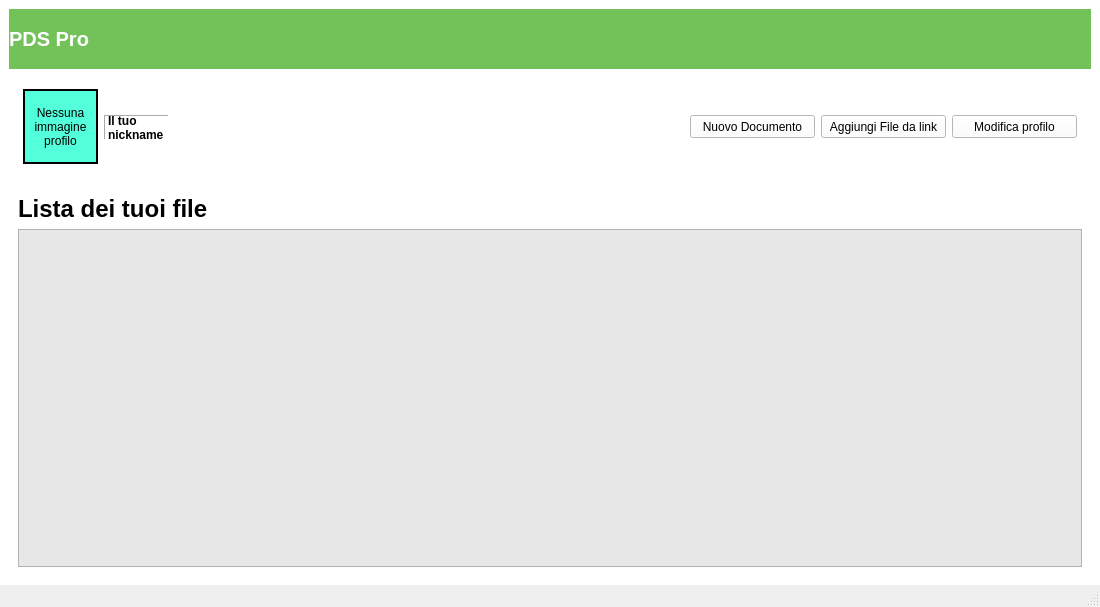
<?xml version="1.0" encoding="UTF-8"?>
<ui version="4.0">
 <class>FilesSelection</class>
 <widget class="QMainWindow" name="FilesSelection">
  <property name="geometry">
   <rect>
    <x>0</x>
    <y>0</y>
    <width>1100</width>
    <height>607</height>
   </rect>
  </property>
  <property name="windowTitle">
   <string>MainWindow</string>
  </property>
  <widget class="QWidget" name="centralwidget">
   <property name="styleSheet">
    <string notr="true">QWidget{
background: white;
}</string>
   </property>
   <layout class="QVBoxLayout" name="verticalLayout">
    <item>
     <layout class="QVBoxLayout" name="verticalLayout_2">
      <item>
       <widget class="QWidget" name="toolbarWidget" native="true">
        <property name="minimumSize">
         <size>
          <width>0</width>
          <height>60</height>
         </size>
        </property>
        <property name="maximumSize">
         <size>
          <width>16777215</width>
          <height>60</height>
         </size>
        </property>
        <property name="styleSheet">
         <string notr="true">QWidget{
background:#73c259;
}</string>
        </property>
        <widget class="QLabel" name="labelWidget">
         <property name="geometry">
          <rect>
           <x>0</x>
           <y>0</y>
           <width>91</width>
           <height>60</height>
          </rect>
         </property>
         <property name="minimumSize">
          <size>
           <width>0</width>
           <height>60</height>
          </size>
         </property>
         <property name="maximumSize">
          <size>
           <width>16777215</width>
           <height>60</height>
          </size>
         </property>
         <property name="styleSheet">
          <string notr="true">*{
font-familiy: Roboto;
font-size: 20px;
font:bold;
color: white;
}</string>
         </property>
         <property name="text">
          <string>PDS Pro</string>
         </property>
         <property name="margin">
          <number>5</number>
         </property>
        </widget>
       </widget>
      </item>
      <item>
       <widget class="QWidget" name="mainWidget" native="true">
        <property name="styleSheet">
         <string notr="true"/>
        </property>
        <layout class="QVBoxLayout" name="verticalLayout_4">
         <item>
          <layout class="QGridLayout" name="gridLayout_2" columnstretch="0,0,0,0,0,0,0,0">
           <property name="sizeConstraint">
            <enum>QLayout::SetDefaultConstraint</enum>
           </property>
           <property name="leftMargin">
            <number>5</number>
           </property>
           <property name="topMargin">
            <number>5</number>
           </property>
           <property name="rightMargin">
            <number>5</number>
           </property>
           <property name="bottomMargin">
            <number>5</number>
           </property>
           <item row="0" column="0">
            <widget class="QLabel" name="profileImageLabel">
             <property name="enabled">
              <bool>true</bool>
             </property>
             <property name="sizePolicy">
              <sizepolicy hsizetype="Fixed" vsizetype="Fixed">
               <horstretch>0</horstretch>
               <verstretch>0</verstretch>
              </sizepolicy>
             </property>
             <property name="minimumSize">
              <size>
               <width>75</width>
               <height>75</height>
              </size>
             </property>
             <property name="maximumSize">
              <size>
               <width>75</width>
               <height>75</height>
              </size>
             </property>
             <property name="styleSheet">
              <string notr="true">background-color: rgb(83, 255, 218);</string>
             </property>
             <property name="frameShape">
              <enum>QFrame::WinPanel</enum>
             </property>
             <property name="frameShadow">
              <enum>QFrame::Plain</enum>
             </property>
             <property name="lineWidth">
              <number>1</number>
             </property>
             <property name="text">
              <string>Nessuna immagine profilo</string>
             </property>
             <property name="scaledContents">
              <bool>true</bool>
             </property>
             <property name="alignment">
              <set>Qt::AlignCenter</set>
             </property>
             <property name="wordWrap">
              <bool>true</bool>
             </property>
            </widget>
           </item>
           <item row="0" column="5">
            <widget class="QPushButton" name="newDocumentButton">
             <property name="sizePolicy">
              <sizepolicy hsizetype="Fixed" vsizetype="Fixed">
               <horstretch>0</horstretch>
               <verstretch>0</verstretch>
              </sizepolicy>
             </property>
             <property name="minimumSize">
              <size>
               <width>125</width>
               <height>23</height>
              </size>
             </property>
             <property name="maximumSize">
              <size>
               <width>125</width>
               <height>23</height>
              </size>
             </property>
             <property name="styleSheet">
              <string notr="true"/>
             </property>
             <property name="text">
              <string>Nuovo Documento</string>
             </property>
            </widget>
           </item>
           <item row="0" column="1" colspan="2">
            <widget class="QLabel" name="nicknameLabel">
             <property name="sizePolicy">
              <sizepolicy hsizetype="MinimumExpanding" vsizetype="Fixed">
               <horstretch>0</horstretch>
               <verstretch>0</verstretch>
              </sizepolicy>
             </property>
             <property name="minimumSize">
              <size>
               <width>0</width>
               <height>25</height>
              </size>
             </property>
             <property name="maximumSize">
              <size>
               <width>200</width>
               <height>23</height>
              </size>
             </property>
             <property name="baseSize">
              <size>
               <width>0</width>
               <height>4</height>
              </size>
             </property>
             <property name="styleSheet">
              <string notr="true">*{

font-familiy: Roboto;
font-size: 12px;
font:bold;
}</string>
             </property>
             <property name="frameShape">
              <enum>QFrame::Panel</enum>
             </property>
             <property name="frameShadow">
              <enum>QFrame::Sunken</enum>
             </property>
             <property name="text">
              <string>Il tuo nickname</string>
             </property>
             <property name="alignment">
              <set>Qt::AlignLeading|Qt::AlignLeft|Qt::AlignVCenter</set>
             </property>
             <property name="wordWrap">
              <bool>true</bool>
             </property>
            </widget>
           </item>
           <item row="0" column="6">
            <widget class="QPushButton" name="newFileFromLink">
             <property name="sizePolicy">
              <sizepolicy hsizetype="Fixed" vsizetype="Fixed">
               <horstretch>0</horstretch>
               <verstretch>0</verstretch>
              </sizepolicy>
             </property>
             <property name="minimumSize">
              <size>
               <width>125</width>
               <height>23</height>
              </size>
             </property>
             <property name="maximumSize">
              <size>
               <width>125</width>
               <height>23</height>
              </size>
             </property>
             <property name="styleSheet">
              <string notr="true"/>
             </property>
             <property name="text">
              <string>Aggiungi File da link</string>
             </property>
            </widget>
           </item>
           <item row="0" column="7">
            <widget class="QPushButton" name="changeProfileButton">
             <property name="sizePolicy">
              <sizepolicy hsizetype="Fixed" vsizetype="Fixed">
               <horstretch>0</horstretch>
               <verstretch>0</verstretch>
              </sizepolicy>
             </property>
             <property name="minimumSize">
              <size>
               <width>125</width>
               <height>23</height>
              </size>
             </property>
             <property name="maximumSize">
              <size>
               <width>125</width>
               <height>23</height>
              </size>
             </property>
             <property name="styleSheet">
              <string notr="true"/>
             </property>
             <property name="text">
              <string>Modifica profilo</string>
             </property>
            </widget>
           </item>
           <item row="0" column="3">
            <spacer name="horizontalSpacer">
             <property name="orientation">
              <enum>Qt::Horizontal</enum>
             </property>
             <property name="sizeType">
              <enum>QSizePolicy::Expanding</enum>
             </property>
             <property name="sizeHint" stdset="0">
              <size>
               <width>500</width>
               <height>20</height>
              </size>
             </property>
            </spacer>
           </item>
          </layout>
         </item>
         <item>
          <layout class="QVBoxLayout" name="verticalLayout_3">
           <item>
            <layout class="QGridLayout" name="gridLayout" rowminimumheight="0" columnminimumwidth="0">
             <property name="sizeConstraint">
              <enum>QLayout::SetNoConstraint</enum>
             </property>
             <property name="verticalSpacing">
              <number>6</number>
             </property>
            </layout>
           </item>
           <item>
            <spacer name="verticalSpacer_2">
             <property name="orientation">
              <enum>Qt::Vertical</enum>
             </property>
             <property name="sizeType">
              <enum>QSizePolicy::Fixed</enum>
             </property>
             <property name="sizeHint" stdset="0">
              <size>
               <width>20</width>
               <height>20</height>
              </size>
             </property>
            </spacer>
           </item>
           <item>
            <widget class="QLabel" name="fileListLabel">
             <property name="styleSheet">
              <string notr="true">*{
font-familiy: Roboto;
font-size: 24px;
font:bold;
}</string>
             </property>
             <property name="text">
              <string>Lista dei tuoi file</string>
             </property>
            </widget>
           </item>
           <item>
            <widget class="QListWidget" name="fileListWidget">
             <property name="styleSheet">
              <string notr="true">background-color: rgb(231, 231, 231);</string>
             </property>
             <property name="editTriggers">
              <set>QAbstractItemView::DoubleClicked|QAbstractItemView::EditKeyPressed</set>
             </property>
             <property name="currentRow">
              <number>-1</number>
             </property>
            </widget>
           </item>
          </layout>
         </item>
        </layout>
       </widget>
      </item>
     </layout>
    </item>
   </layout>
  </widget>
  <widget class="QStatusBar" name="statusbar"/>
 </widget>
 <resources/>
 <connections/>
</ui>
